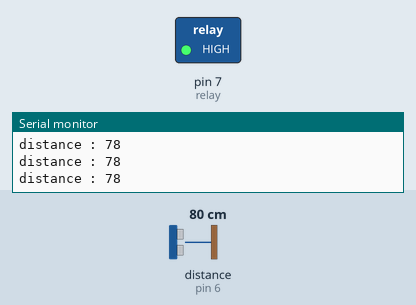
Simulated run of this sketch. Board: Arduino Uno, built with avr-gcc and run on an emulated ATmega328P. Parts: switched loads named in the sketch (green lamp = pin HIGH), the last lines printed to the serial monitor. Wiring (inferred from the names in the program): ultrasonic range finder: trigger pin 5; echo pin 6. The test bench sets the inputs (shaded band); at power-on: distance to the obstacle (sensor on pin 6) 80 cm. The echo pulse lasts 58.3 µs per cm; the modem accepts every AT command (registered, SIM ready, sends succeed) and sends nothing else; pins used as bus, display or sensor lines are not drawn.

Above: at 4.2 s.
4.3 s: distance to the obstacle (sensor on pin 6) set to 2 cm
At 7.8 s:
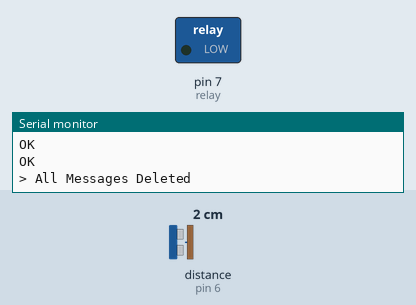
12.9 s: distance to the obstacle (sensor on pin 6) set to 10 cm
15.7 s: distance to the obstacle (sensor on pin 6) set to 13 cm
At 19.5 s:
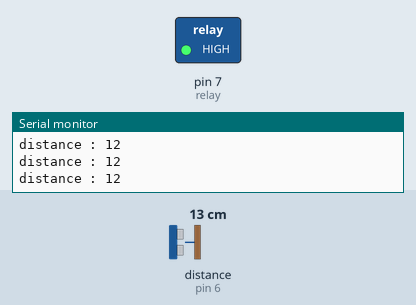
Timing chart, 0 to 19.7 s (numbered marks = the images above; inputs shaded):
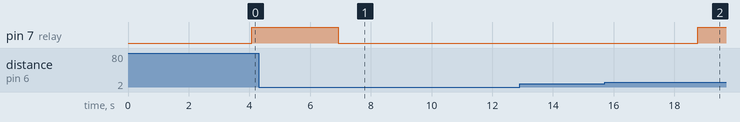

The sketch:

ta_asep.ino
```cpp
#include <SoftwareSerial.h>
#define trigPin 5
#define echoPin 6

//Create software serial object to communicate with SIM900
SoftwareSerial mySerial(8,9); //SIM900 Tx & Rx is connected to Arduino #7 & #8

String incoming_char;
String message = "";
String air = "";
int duration;
int kondisi=0;
long distance;
int relay = 7;
int sms_air;
int airMin = 100; // ketinggian air min
int airMax = 10; // ketinggian air max

void setup()
{
  pinMode(trigPin, OUTPUT);
  pinMode(echoPin, INPUT);
  pinMode(relay, OUTPUT);

  //Begin serial communication with Arduino and Arduino IDE (Serial Monitor)
  Serial.begin(9600);

  //Begin serial communication with Arduino and SIM900
  mySerial.begin(9600);

  Serial.println("Initializing...");
  delay(1000);

  mySerial.println("AT"); //Handshaking with SIM900
  updateSerial();

  mySerial.println("AT+CMGF=1"); // Configuring TEXT mode
  updateSerial();
  mySerial.println("AT+CMGS=\"08973234445\"");//nomor hp yang mau dikirim
  updateSerial();
  mySerial.print("monitoring kolam air ON"); //text content
  updateSerial();
  mySerial.write(26);
}

void loop()
{
//  delMessage();
  receivedMessage();
   if(incoming_char.indexOf("Status")>0 || incoming_char.indexOf("status")>0){
   cek_Air();
   sendCek();
  }

  cek_Air();
  if(distance <= airMax){
     kondisi = 0;
      sendStatus();
      digitalWrite(relay, LOW);
    }
    if(distance >= airMax){
     kondisi = 0;
      //sendAman();
      digitalWrite(relay,HIGH);
    }
}

void cek_Air(){
   digitalWrite(trigPin, LOW);
   delayMicroseconds(2);
   digitalWrite(trigPin, HIGH);
   delayMicroseconds(50);
   digitalWrite(trigPin, LOW);
   duration = pulseIn(echoPin, HIGH);
   distance = duration*0.034/2;
   Serial.print("distance : ");
   Serial.println(distance);
   air = distance;
//    air = String(sms_air);
  }

void sendStatus(){
     message = "ketinggian air :" + String(distance)+" Cm" +" kolam air penuh";
     sendMessage(message);
     delMessage();
  }
  void sendCek(){
     message = "ketinggian air :" + String(distance)+" Cm";
     sendMessage(message);
     delMessage();
  }
    void sendAman(){
     message = "ketinggian air :" + String(distance)+" Cm"+" kolam air Aman";
     sendMessage(message);
     delMessage();
  }

void perintah(){
//   if(incoming_char.indexOf("relay on")>0 || incoming_char.indexOf("Relay on")){
//      message = "Relay on, pompa air telah menyala";
//      sendMessage(message);
//      digitalWrite(relay, HIGH);
//    }
//  else if(incoming_char.indexOf("relay Off")>0 || incoming_char.indexOf("Relay off")>0){
//      message = "Relay off, pompa air telah mati";
//      sendMessage(message);
//      digitalWrite(relay, LOW);
//    }


  }

void receivedMessage(){
    if(mySerial.available() > 0)
    {
      incoming_char=mySerial.readString();
        Serial.print(incoming_char);
        delay(10);
    }
  }

  void sendMessage(String message){
   mySerial.println("AT"); //Handshaking with SIM900
  updateSerial();

  mySerial.println("AT+CMGF=1"); // Configuring TEXT mode
  updateSerial();
  mySerial.println("AT+CMGS=\"08973234445\"");//nomor hp yang mau dikirim
  updateSerial();
  mySerial.print(message); //text content
  updateSerial();
  mySerial.write(26);
  }

void updateSerial()
{
  delay(500);
  while (Serial.available())
  {
    mySerial.write(Serial.read());//Forward what Serial received to Software Serial Port
  }
  while(mySerial.available())
  {
    Serial.write(mySerial.read());//Forward what Software Serial received to Serial Port
  }
}

void delMessage() {  // Delete All messages
  //mySerial.println( "AT+CMGF=1" ); // Did not help
 //delay(1000);                                        //Did not help
  mySerial.print("AT+CMGDA=");
  mySerial.println("DEL ALL");
  delay(500);
 Serial.println( "All Messages Deleted" );
}
```

Measured:
- the behaviour switches between 11 and 12 cm on distance to the obstacle (sensor on pin 6) (found by bisection; images 1 and 2)
- after the input at 4.3 s, pin 7 (relay): HIGH → LOW after 2.6 s
- after the input at 15.7 s, pin 7 (relay): LOW → HIGH after 3.1 s
